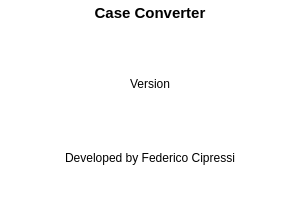
<?xml version="1.0" encoding="UTF-8"?>
<ui version="4.0">
 <class>About</class>
 <widget class="QDialog" name="About">
  <property name="geometry">
   <rect>
    <x>0</x>
    <y>0</y>
    <width>300</width>
    <height>220</height>
   </rect>
  </property>
  <property name="font">
   <font>
    <family>Arial</family>
    <pointsize>9</pointsize>
   </font>
  </property>
  <property name="windowTitle">
   <string>About</string>
  </property>
  <property name="windowIcon">
   <iconset resource="../res/resources.qrc">
    <normaloff>:/case_converter_icon.png</normaloff>:/case_converter_icon.png</iconset>
  </property>
  <layout class="QVBoxLayout" name="verticalLayout">
   <property name="spacing">
    <number>0</number>
   </property>
   <property name="leftMargin">
    <number>0</number>
   </property>
   <property name="topMargin">
    <number>0</number>
   </property>
   <property name="rightMargin">
    <number>0</number>
   </property>
   <property name="bottomMargin">
    <number>0</number>
   </property>
   <item>
    <widget class="QTextBrowser" name="name_textBrowser">
     <property name="font">
      <font>
       <family>Arial</family>
       <pointsize>9</pointsize>
      </font>
     </property>
     <property name="frameShape">
      <enum>QFrame::NoFrame</enum>
     </property>
     <property name="frameShadow">
      <enum>QFrame::Plain</enum>
     </property>
     <property name="html">
      <string>&lt;!DOCTYPE HTML PUBLIC &quot;-//W3C//DTD HTML 4.0//EN&quot; &quot;http://www.w3.org/TR/REC-html40/strict.dtd&quot;&gt;
&lt;html&gt;&lt;head&gt;&lt;meta name=&quot;qrichtext&quot; content=&quot;1&quot; /&gt;&lt;meta charset=&quot;utf-8&quot; /&gt;&lt;style type=&quot;text/css&quot;&gt;
p, li { white-space: pre-wrap; }
hr { height: 1px; border-width: 0; }
li.unchecked::marker { content: &quot;\2610&quot;; }
li.checked::marker { content: &quot;\2612&quot;; }
&lt;/style&gt;&lt;/head&gt;&lt;body style=&quot; font-family:'Arial'; font-size:9pt; font-weight:400; font-style:normal;&quot;&gt;
&lt;p align=&quot;center&quot; style=&quot; margin-top:0px; margin-bottom:0px; margin-left:0px; margin-right:0px; -qt-block-indent:0; text-indent:0px;&quot;&gt;&lt;span style=&quot; font-size:11pt; font-weight:700;&quot;&gt;Case Converter&lt;/span&gt;&lt;/p&gt;&lt;/body&gt;&lt;/html&gt;</string>
     </property>
    </widget>
   </item>
   <item>
    <widget class="QTextBrowser" name="version_textBrowser">
     <property name="font">
      <font>
       <family>Arial</family>
       <pointsize>9</pointsize>
      </font>
     </property>
     <property name="autoFillBackground">
      <bool>false</bool>
     </property>
     <property name="frameShape">
      <enum>QFrame::NoFrame</enum>
     </property>
     <property name="frameShadow">
      <enum>QFrame::Plain</enum>
     </property>
     <property name="html">
      <string>&lt;!DOCTYPE HTML PUBLIC &quot;-//W3C//DTD HTML 4.0//EN&quot; &quot;http://www.w3.org/TR/REC-html40/strict.dtd&quot;&gt;
&lt;html&gt;&lt;head&gt;&lt;meta name=&quot;qrichtext&quot; content=&quot;1&quot; /&gt;&lt;meta charset=&quot;utf-8&quot; /&gt;&lt;style type=&quot;text/css&quot;&gt;
p, li { white-space: pre-wrap; }
hr { height: 1px; border-width: 0; }
li.unchecked::marker { content: &quot;\2610&quot;; }
li.checked::marker { content: &quot;\2612&quot;; }
&lt;/style&gt;&lt;/head&gt;&lt;body style=&quot; font-family:'Arial'; font-size:9pt; font-weight:400; font-style:normal;&quot;&gt;
&lt;p align=&quot;center&quot; style=&quot; margin-top:0px; margin-bottom:0px; margin-left:0px; margin-right:0px; -qt-block-indent:0; text-indent:0px;&quot;&gt;Version&lt;/p&gt;&lt;/body&gt;&lt;/html&gt;</string>
     </property>
    </widget>
   </item>
   <item>
    <widget class="QTextBrowser" name="developer_textBrowser">
     <property name="font">
      <font>
       <family>Arial</family>
       <pointsize>9</pointsize>
      </font>
     </property>
     <property name="frameShape">
      <enum>QFrame::NoFrame</enum>
     </property>
     <property name="frameShadow">
      <enum>QFrame::Plain</enum>
     </property>
     <property name="html">
      <string>&lt;!DOCTYPE HTML PUBLIC &quot;-//W3C//DTD HTML 4.0//EN&quot; &quot;http://www.w3.org/TR/REC-html40/strict.dtd&quot;&gt;
&lt;html&gt;&lt;head&gt;&lt;meta name=&quot;qrichtext&quot; content=&quot;1&quot; /&gt;&lt;meta charset=&quot;utf-8&quot; /&gt;&lt;style type=&quot;text/css&quot;&gt;
p, li { white-space: pre-wrap; }
hr { height: 1px; border-width: 0; }
li.unchecked::marker { content: &quot;\2610&quot;; }
li.checked::marker { content: &quot;\2612&quot;; }
&lt;/style&gt;&lt;/head&gt;&lt;body style=&quot; font-family:'Arial'; font-size:9pt; font-weight:400; font-style:normal;&quot;&gt;
&lt;p align=&quot;center&quot; style=&quot; margin-top:0px; margin-bottom:0px; margin-left:0px; margin-right:0px; -qt-block-indent:0; text-indent:0px;&quot;&gt;Developed by Federico Cipressi&lt;/p&gt;&lt;/body&gt;&lt;/html&gt;</string>
     </property>
    </widget>
   </item>
  </layout>
 </widget>
 <resources>
  <include location="../res/resources.qrc"/>
 </resources>
 <connections/>
</ui>
